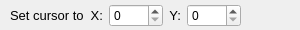
<?xml version="1.0" encoding="UTF-8"?>
<ui version="4.0">
 <class>SetCursorPosCommandWidget</class>
 <widget class="QWidget" name="SetCursorPosCommandWidget">
  <property name="geometry">
   <rect>
    <x>0</x>
    <y>0</y>
    <width>300</width>
    <height>30</height>
   </rect>
  </property>
  <property name="windowTitle">
   <string>Form</string>
  </property>
  <widget class="QWidget" name="layoutWidget">
   <property name="geometry">
    <rect>
     <x>10</x>
     <y>0</y>
     <width>231</width>
     <height>31</height>
    </rect>
   </property>
   <layout class="QHBoxLayout" name="horizontalLayout">
    <item>
     <widget class="QLabel" name="label">
      <property name="font">
       <font>
        <pointsize>10</pointsize>
       </font>
      </property>
      <property name="text">
       <string>Set cursor to</string>
      </property>
      <property name="alignment">
       <set>Qt::AlignLeading|Qt::AlignLeft|Qt::AlignVCenter</set>
      </property>
     </widget>
    </item>
    <item>
     <widget class="QLabel" name="xLabel">
      <property name="font">
       <font>
        <pointsize>10</pointsize>
       </font>
      </property>
      <property name="text">
       <string>X:</string>
      </property>
      <property name="alignment">
       <set>Qt::AlignRight|Qt::AlignTrailing|Qt::AlignVCenter</set>
      </property>
     </widget>
    </item>
    <item>
     <widget class="QSpinBox" name="xCoord">
      <property name="maximum">
       <number>2000</number>
      </property>
     </widget>
    </item>
    <item>
     <widget class="QLabel" name="yLabel">
      <property name="font">
       <font>
        <pointsize>10</pointsize>
       </font>
      </property>
      <property name="text">
       <string>Y:</string>
      </property>
      <property name="alignment">
       <set>Qt::AlignRight|Qt::AlignTrailing|Qt::AlignVCenter</set>
      </property>
     </widget>
    </item>
    <item>
     <widget class="QSpinBox" name="yCoord">
      <property name="maximum">
       <number>2000</number>
      </property>
     </widget>
    </item>
   </layout>
  </widget>
 </widget>
 <resources/>
 <connections/>
</ui>
